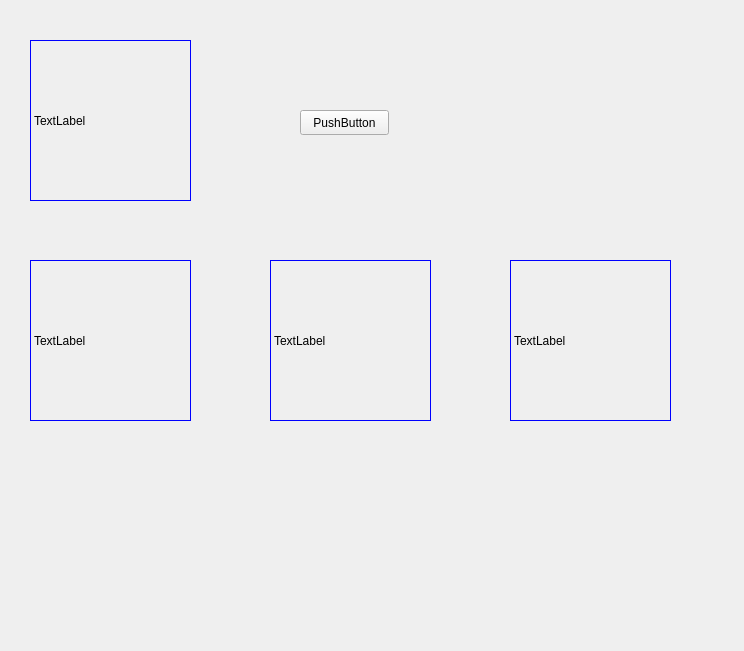
<?xml version="1.0" encoding="UTF-8"?>
<ui version="4.0">
 <class>Form</class>
 <widget class="QWidget" name="Form">
  <property name="geometry">
   <rect>
    <x>0</x>
    <y>0</y>
    <width>744</width>
    <height>651</height>
   </rect>
  </property>
  <property name="windowTitle">
   <string>Form</string>
  </property>
  <widget class="QLabel" name="label_3">
   <property name="geometry">
    <rect>
     <x>270</x>
     <y>260</y>
     <width>161</width>
     <height>161</height>
    </rect>
   </property>
   <property name="styleSheet">
    <string notr="true">border:1px solid blue</string>
   </property>
   <property name="text">
    <string>TextLabel</string>
   </property>
  </widget>
  <widget class="QLabel" name="label">
   <property name="geometry">
    <rect>
     <x>30</x>
     <y>40</y>
     <width>161</width>
     <height>161</height>
    </rect>
   </property>
   <property name="styleSheet">
    <string notr="true">border:1px solid blue</string>
   </property>
   <property name="text">
    <string>TextLabel</string>
   </property>
  </widget>
  <widget class="QLabel" name="label_4">
   <property name="geometry">
    <rect>
     <x>510</x>
     <y>260</y>
     <width>161</width>
     <height>161</height>
    </rect>
   </property>
   <property name="styleSheet">
    <string notr="true">border:1px solid blue</string>
   </property>
   <property name="text">
    <string>TextLabel</string>
   </property>
  </widget>
  <widget class="QLabel" name="label_2">
   <property name="geometry">
    <rect>
     <x>30</x>
     <y>260</y>
     <width>161</width>
     <height>161</height>
    </rect>
   </property>
   <property name="styleSheet">
    <string notr="true">border:1px solid blue</string>
   </property>
   <property name="text">
    <string>TextLabel</string>
   </property>
  </widget>
  <widget class="QPushButton" name="button5">
   <property name="geometry">
    <rect>
     <x>300</x>
     <y>110</y>
     <width>89</width>
     <height>25</height>
    </rect>
   </property>
   <property name="text">
    <string>PushButton</string>
   </property>
  </widget>
 </widget>
 <resources/>
 <connections/>
</ui>
